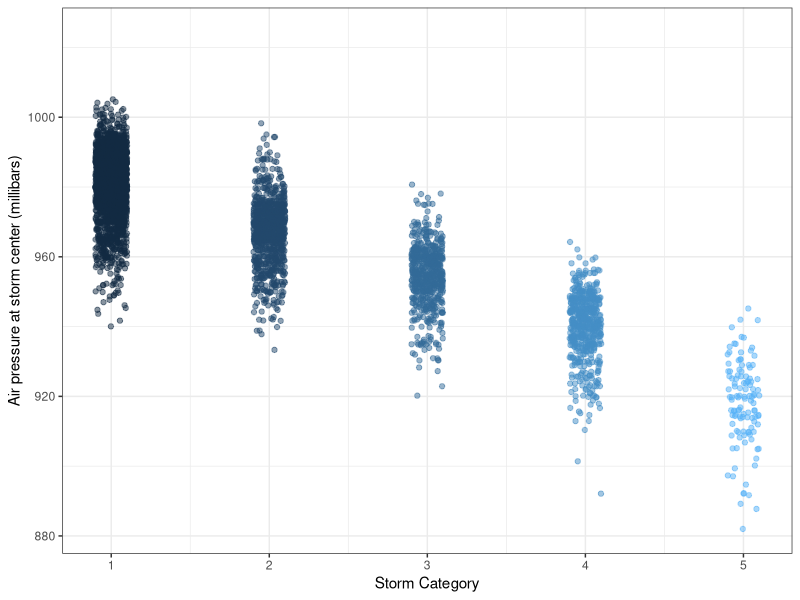

Here is the R script that generated this plot:
## ---- chunk 1
knitr::opts_chunk$set(echo = TRUE)
library(tidyverse)
## ---- chunk 2
summary(storms)
## ---- chunk 3
names(storms)
## ---- chunk 4
ggplot(data = storms, aes(x = category, y = pressure)) +
  geom_jitter(width = 0.1, 
              alpha = 0.5,
              aes(color = category),
              show.legend = FALSE) +
  labs(x = "Storm Category", 
       y = "Air pressure at storm center (millibars)"
       ) +
  theme_bw()
